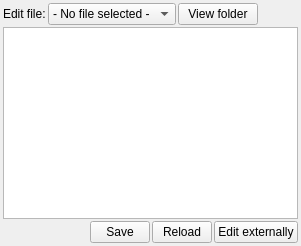
        <widget class="QWidget" name="tab_Editor">
         <attribute name="title">
          <string>Editor</string>
         </attribute>
         <layout class="QVBoxLayout" name="verticalLayout_18">
          <property name="spacing">
           <number>2</number>
          </property>
          <property name="leftMargin">
           <number>3</number>
          </property>
          <property name="topMargin">
           <number>3</number>
          </property>
          <property name="rightMargin">
           <number>3</number>
          </property>
          <property name="bottomMargin">
           <number>3</number>
          </property>
          <item>
           <layout class="QHBoxLayout" name="horizontalLayout_18">
            <property name="spacing">
             <number>2</number>
            </property>
            <item>
             <widget class="QLabel" name="label_26">
              <property name="maximumSize">
               <size>
                <width>150</width>
                <height>16777215</height>
               </size>
              </property>
              <property name="text">
               <string>Edit file:</string>
              </property>
             </widget>
            </item>
            <item>
             <widget class="QComboBox" name="combo_EditFile">
              <property name="maximumSize">
               <size>
                <width>150</width>
                <height>16777215</height>
               </size>
              </property>
              <property name="currentIndex">
               <number>0</number>
              </property>
              <item>
               <property name="text">
                <string>- No file selected -</string>
               </property>
              </item>
              <item>
               <property name="text">
                <string>settings.ini</string>
               </property>
              </item>
              <item>
               <property name="text">
                <string>devices.ini</string>
               </property>
              </item>
             </widget>
            </item>
            <item>
             <widget class="QPushButton" name="btn_EditViewFolder">
              <property name="text">
               <string>View folder</string>
              </property>
             </widget>
            </item>
            <item>
             <spacer name="horizontalSpacer_2">
              <property name="orientation">
               <enum>Qt::Orientation::Horizontal</enum>
              </property>
              <property name="sizeHint" stdset="0">
               <size>
                <width>40</width>
                <height>20</height>
               </size>
              </property>
             </spacer>
            </item>
           </layout>
          </item>
          <item>
           <layout class="QVBoxLayout" name="verticalLayout_19">
            <property name="spacing">
             <number>2</number>
            </property>
            <item>
             <widget class="QPlainTextEdit" name="text_EditData">
              <property name="undoRedoEnabled">
               <bool>true</bool>
              </property>
              <property name="readOnly">
               <bool>false</bool>
              </property>
             </widget>
            </item>
            <item>
             <layout class="QHBoxLayout" name="horizontalLayout_17">
              <property name="spacing">
               <number>2</number>
              </property>
              <property name="topMargin">
               <number>0</number>
              </property>
              <item>
               <widget class="QLabel" name="label_EditInfo">
                <property name="text">
                 <string/>
                </property>
               </widget>
              </item>
              <item>
               <widget class="QPushButton" name="btn_EditSave">
                <property name="maximumSize">
                 <size>
                  <width>60</width>
                  <height>16777215</height>
                 </size>
                </property>
                <property name="text">
                 <string>Save</string>
                </property>
               </widget>
              </item>
              <item>
               <widget class="QPushButton" name="btn_EditLoad">
                <property name="maximumSize">
                 <size>
                  <width>60</width>
                  <height>16777215</height>
                 </size>
                </property>
                <property name="text">
                 <string>Reload</string>
                </property>
               </widget>
              </item>
              <item>
               <widget class="QPushButton" name="btn_EditExternal">
                <property name="maximumSize">
                 <size>
                  <width>100</width>
                  <height>16777215</height>
                 </size>
                </property>
                <property name="text">
                 <string>Edit externally</string>
                </property>
               </widget>
              </item>
             </layout>
            </item>
           </layout>
          </item>
         </layout>
        </widget>
